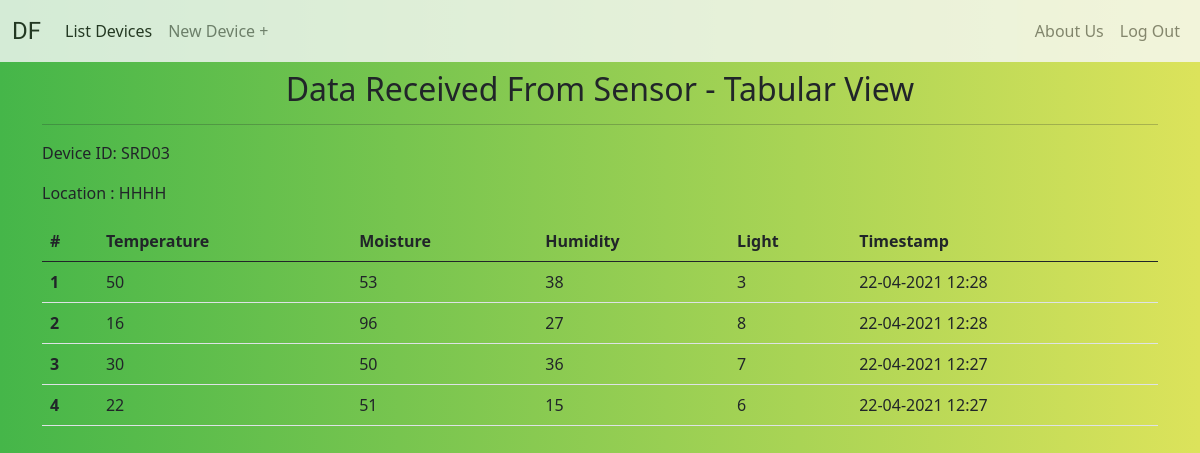
The app's page /display-data/SRD03/ (signed in) with its own data.
### monitor/models.py (models this page shows, shortened)
class Device(models.Model):
    user = models.ForeignKey(User,on_delete=models.CASCADE,blank=True)
    device_name = models.CharField(max_length=56)
    location = models.CharField(max_length=56)
    unique_id = models.CharField(max_length = 10,unique=True,blank=True)
    plant = models.ManyToManyField(Plant,blank=True)
    active = models.BooleanField(default=True)

class Plant(models.Model):
    name = models.CharField(max_length=128)
    moisture = models.PositiveIntegerField()
    temperature = models.PositiveIntegerField()
    humidity = models.PositiveIntegerField()
    light = models.PositiveIntegerField()
    timestamp = models.DateTimeField(auto_now_add=True)
    class Meta:
        ordering = ['-timestamp']

### monitor/views.py (the view)
# urls.py: path('display-data/<str:unique_id>/',views.display_plant_data,name='plant-data'),
@login_required
def display_plant_data(request,unique_id):
    device_obj = get_object_or_404(Device,unique_id=unique_id)
    plants_data = device_obj.plant.all()
    context = {
        'device_obj':device_obj,
        'plants_data':plants_data
    }
    return render(request,'monitor/plant-data.html',context=context)

### monitor/templates/monitor/plant-data.html
{% extends 'base.html' %}
{% block content %}
<h2 class="mt-2 text-center">Data Received From Sensor - Tabular View</h2>
<hr>
<p>Device ID: {{device_obj.unique_id}}</p>
<p>Location : {{device_obj.location}}</p>
<table class="table">
    <thead>
      <tr>
        <th scope="col">#</th>
        <th scope="col">Temperature</th>
        <th scope="col">Moisture</th>
        <th scope="col">Humidity</th>
        <th scope="col">Light</th>
        <th scope="col">Timestamp</th>
      </tr>
    </thead>
    <tbody>
    {% for each in plants_data %}
      <tr>
        <th scope="row">{{ forloop.counter }}</th>
        <td>{{each.temperature}}</td>
        <td>{{each.moisture}}</td>
        <td>{{each.humidity}}</td>
        <td>{{each.light}}</td>
        <td>{{each.timestamp|date:'d-m-Y H:i'}}</td>
      </tr>
      {% empty %}
      <p class="lead">No Data Yet!</p>
      {% endfor %}
    </tbody>
  </table>
{% endblock %}

### static/css/style.css (style rules this page uses)
body { background: #DCE35B; background: -webkit-linear-gradient(to right, #45B649, #DCE35B); background: linear-gradient(to right, #45B649, #DCE35B); }

### records on screen
Device: unique_id "SRD03", location "HHHH"
Plant: temperature "50", moisture "53", humidity "38", light "3", timestamp "22-04-2021 12:28"
Plant: temperature "16", moisture "96", humidity "27", light "8", timestamp "22-04-2021 12:28"
Plant: temperature "30", moisture "50", humidity "36", light "7", timestamp "22-04-2021 12:27"
Plant: temperature "22", moisture "51", humidity "15", light "6", timestamp "22-04-2021 12:27"
